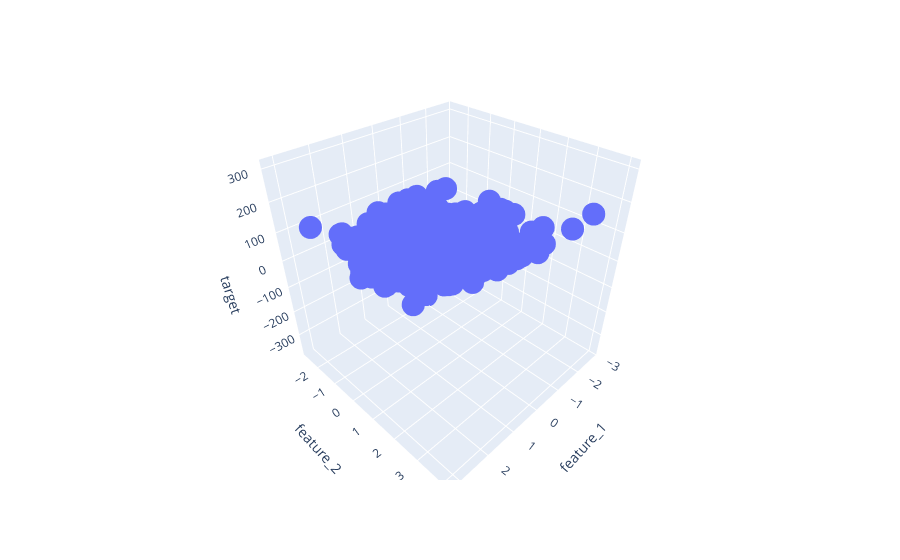

The code cell stored with this chart in its notebook:
### Code cell
px.scatter_3d(data_frame=df, x='feature_1',y='feature_2',z='target')

### Figure 1 — Plotly figure (JSON) as saved in the notebook; plotly's stock layout.template omitted (floating-point values rounded to 4 significant figures; data arrays with more than 128 entries replaced by an {"elided": "..."} marker saying what was removed)
{"data": [{"hovertemplate": "feature_1=%{x}<br>feature_2=%{y}<br>target=%{z}<extra></extra>", "legendgroup": "", "marker": {"color": "#636efa", "symbol": "circle"}, "mode": "markers", "name": "", "scene": "scene", "showlegend": false, "type": "scatter3d", "x": {"elided": "1000 float values"}, "y": {"elided": "1000 float values"}, "z": {"elided": "1000 float values"}}], "layout": {"legend": {"tracegroupgap": 0}, "margin": {"t": 60}, "scene": {"domain": {"x": [0, 1], "y": [0, 1]}, "xaxis": {"title": {"text": "feature_1"}}, "yaxis": {"title": {"text": "feature_2"}}, "zaxis": {"title": {"text": "target"}}}}}
